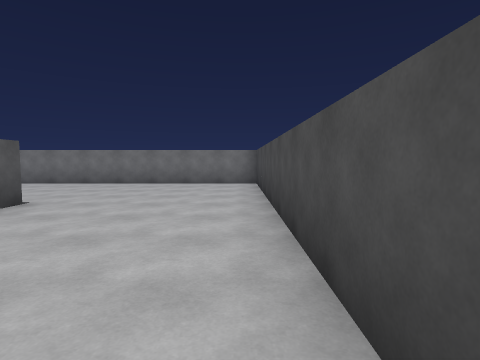
view 1 (above)

21 first-person views from a walk through a scene from a Unity 3-D project. The camera is 1.4 m above the floor, tilts 4° down and sees 80° across. The floor is counted in squares, 2 m on a side. Each view is taken from the middle of a square. On the plan, view 1 faces up. The plan holds only what a view shows up to about 10 squares ahead; the rest is blank. The player is left out. Some animated figures are left out.

view 2
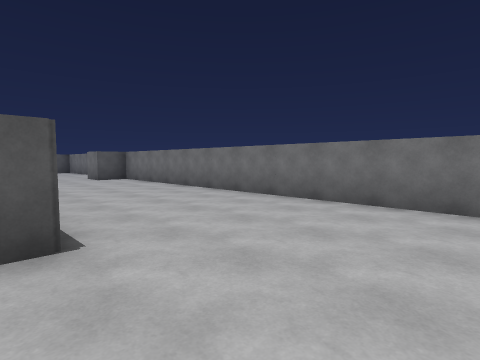

view 3
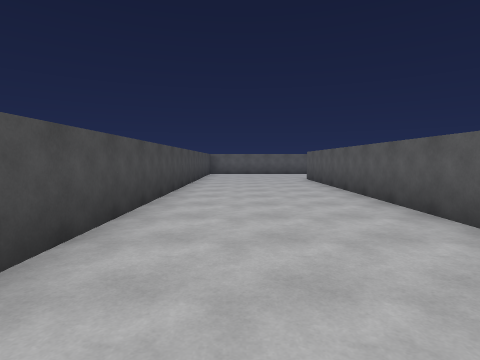

view 4
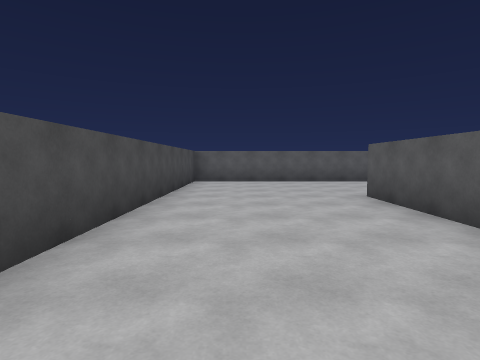

view 5
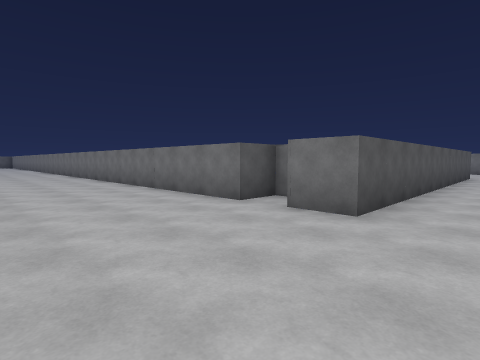

view 6
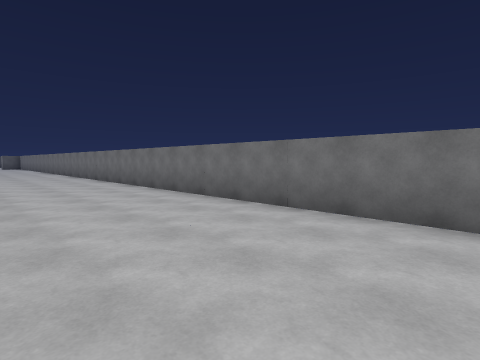

view 7
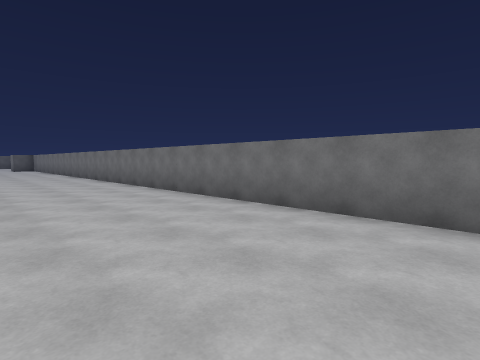

view 8
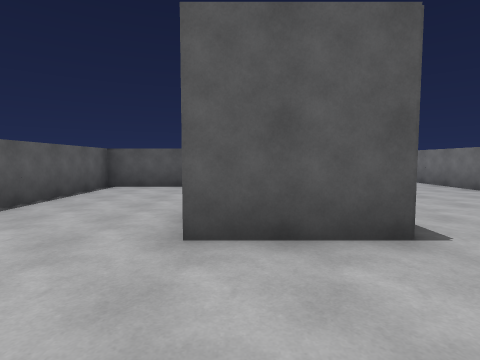

view 9
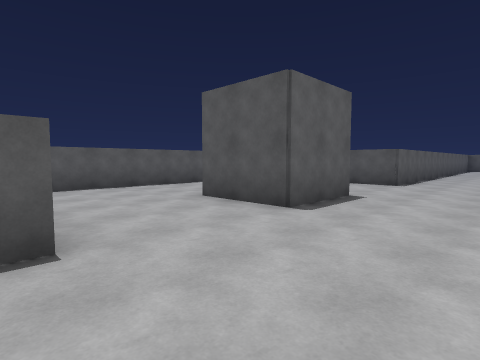

view 10
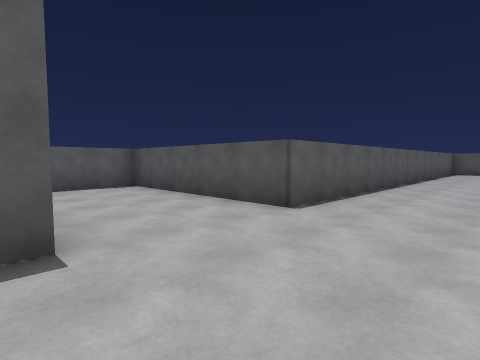

view 11
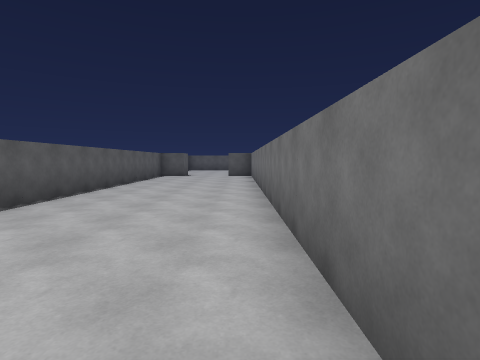

view 12
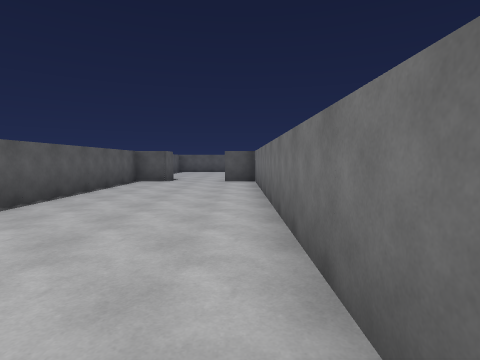

view 13
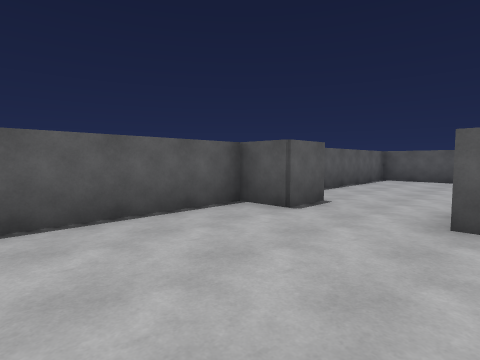

view 14
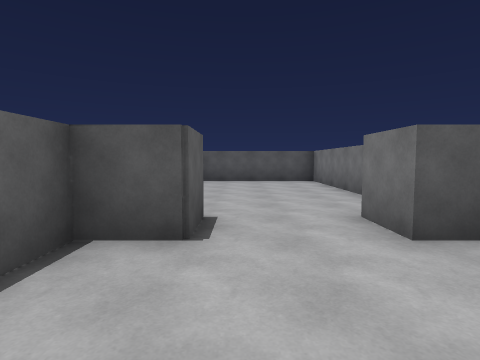

view 15
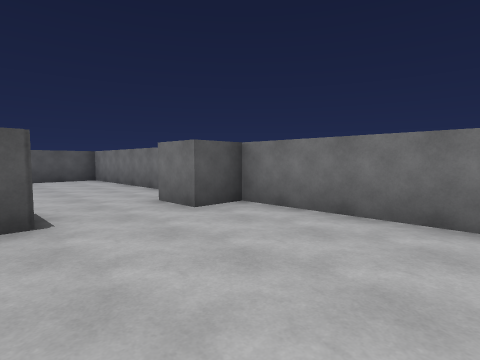

view 16
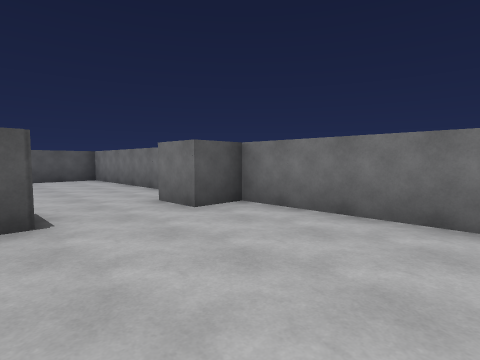

view 17
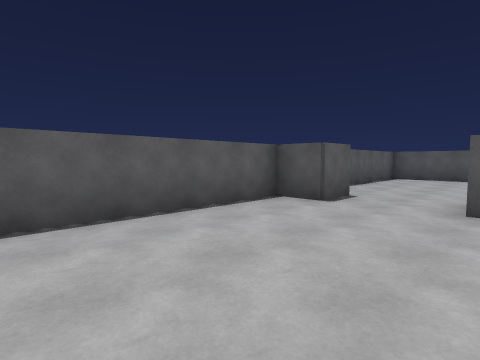

view 18
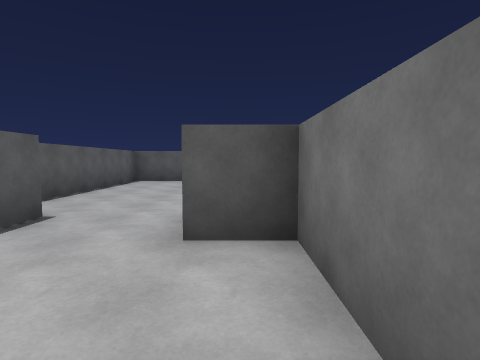

view 19
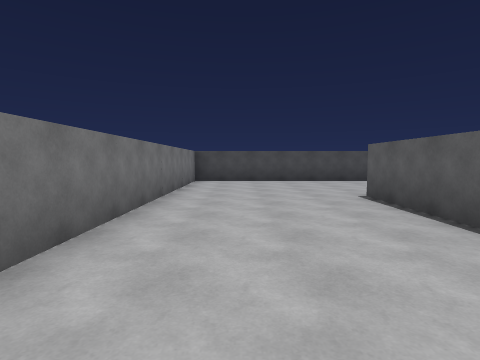

view 20
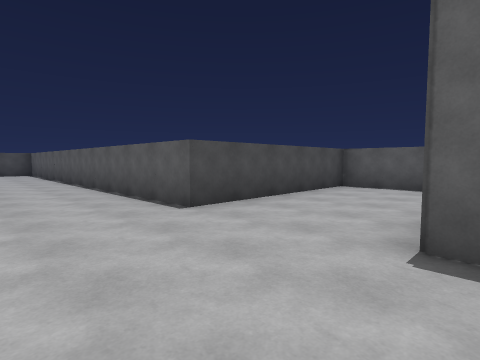

view 21
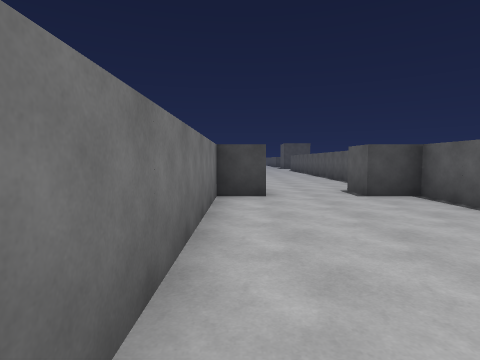

### Floor plan
Ten units are one square. View 1 is at (0, 0); x grows to the right and y downward. Boxes are objects, and circles mark ways between rooms. Rooms are numbered by the first view taken in them; rooms with no view inside come last. Other rooms are left out.
<svg viewBox="-400 -90 410 239">
<path fill="none" stroke="#000" d="M-166 94 -145 94 -145 115M-55 45 -55 55 -324 55 -324 65 -335 65M-115 -56 -115 -45 -35 -45 -35 55 -45 55M-335 84 -324 84 -324 94 -195 94 -195 144 -115 144 -115 94 5 94 5 -85 -115 -85 -115 -75M-335 65 -335 55 -395 55 -395 94 -335 94 -335 84M-141 -85 -185 -85 -185 -45 -140 -45M-126 -56 -115 -56M-115 -75 -125 -75"/>
<circle cx="-330" cy="75" r="3" fill="#2a7"/>
<circle cx="-120" cy="-65" r="3" fill="#2a7"/>
<text x="-120" y="60">1</text>
<text x="-370" y="70">2</text>
<text x="-150" y="-70">3</text>
</svg>
Room 1 opens to room 2. Room 1 opens to room 3.

Where each view was taken, in squares from view 1:
view 1: 0 up, 0 right, facing up
view 2: 4 up, 1 left, facing up-left
view 3: 5 up, 1 left, facing down
view 4: 0 up, 1 left, facing down
view 5: 9 down, 2 left, facing up-left
view 6: 9 down, 6 left, facing up-left
view 7: 9 down, 11 left, facing up-left
view 8: 11 down, 12 left, facing left
view 9: 7 down, 11 left, facing down-left
view 10: 7 down, 16 left, facing down-left
view 11: 6 down, 20 left, facing left
view 12: 6 down, 23 left, facing left
view 13: 6 down, 29 left, facing down-left
view 14: 8 down, 30 left, facing left
view 15: 9 down, 29 left, facing up-left
view 16: 5 up, 8 left, facing up-left
view 17: 8 up, 7 left, facing down-left
view 18: 8 up, 9 left, facing left
view 19: 7 up, 9 left, facing right
view 20: 7 down, 15 left, facing down-right
view 21: 6 down, 39 left, facing right
